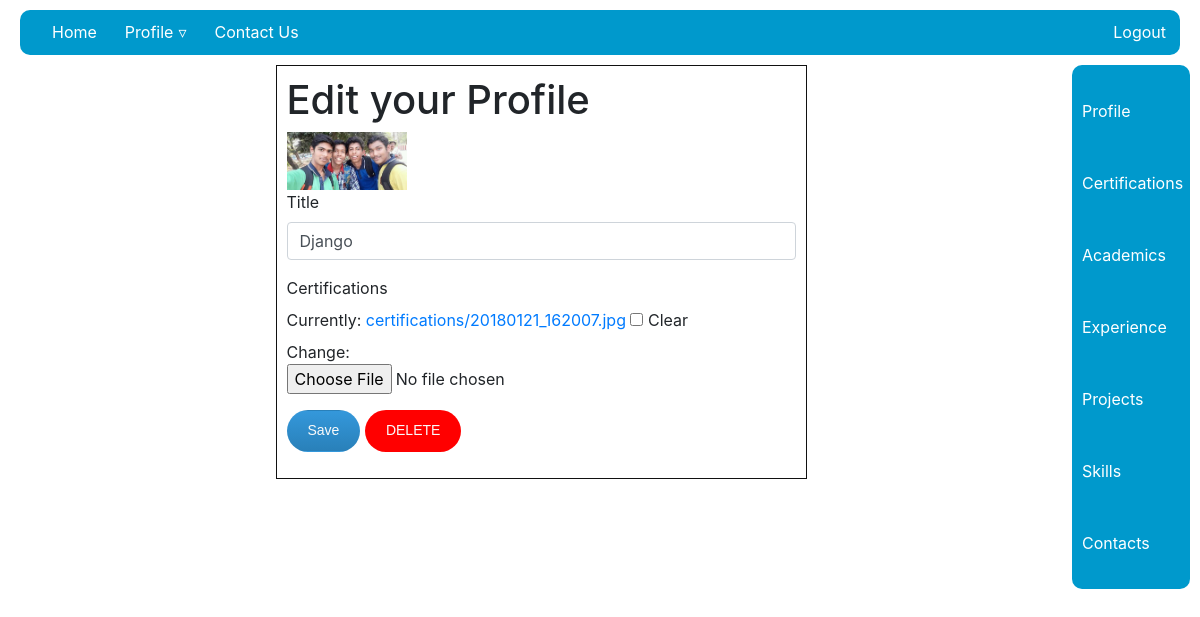
/profile_edit/1/?r=certification (signed in), run on the app's committed database.
### prof_details/models.py (models this page shows)
class Profile(models.Model):
    user = models.OneToOneField(User, on_delete=models.CASCADE)
    headline = models.TextField(max_length=50, null=True, blank=True)
    avatar = models.ImageField(upload_to='avatar/', default='avatar.png')
    bio = models.TextField(max_length=500, null=True, blank=True)
    gender = models.CharField(choices=[('m','Male'),('f','Female')], max_length=1, null=True, blank=True)
    age = models.IntegerField(validators=[MinValueValidator(18),], null=True, blank=True)

class Certifications(models.Model):
    user = models.ForeignKey(User, on_delete=models.CASCADE)
    title =  models.CharField(max_length=20, null=True, blank=True)
    certifications = models.FileField(upload_to='certifications/' ,null=True, blank=True)

### prof_details/views.py (the view, shortened to what this page needs)
# urls.py: path('profile_edit/', login_required(views.ProfileEditDetails.as_view(),login_url='login'), name='edit_profile'),
class ProfileEditDetails(View):
    page = 'edit'
    context = {'page': page}
    def select_form(self, req_post=None, req_files=None, id=None, f=False):
        r = self.request.GET.get('r')
        profile = Profile.objects.get(user = self.request.user)
        self.context.update({'profile':profile, 'r':r})
        if r == 'profile':
            form = ProfileEditForm(req_post, req_files, instance = profile)
            return form
        elif r == 'certification':
            form = CertificationsEditForm(req_post, req_files, initial={'user':self.request.user})
            if id==None and not f:
                certifications = Certifications.objects.filter(user=self.request.user)
                return certifications
            elif id:
                certifications = Certifications.objects.get(id=id)
                form = CertificationsEditForm(req_post, req_files ,instance=certifications)
                return form
            return form
    def get(self, request, *args, **kwargs):
        self.context.update({'r':self.request.GET.get('r')})
        if not self.request.GET.get('d') and not self.request.GET.get('a'):
            if kwargs.get('pk'):
                form = self.select_form(id= kwargs.get('pk'))
            else:
                """Form rendered only for profile page"""
                form = self.select_form()
            self.context.update({'form':form})
            return render(request, 'prof_details/profile.html', self.context)
        elif self.request.GET.get('d'):
            """Detailed list page """
            obj = self.select_form()
            self.context.update({'obj':obj})
            return render(request, 'prof_details/details_list.html', self.context)
        elif self.request.GET.get('a'):
            """Form rendered after user requests for add"""
            form = self.select_form(f=True)
            print('form')
            self.context.update({'form':form})
            return render(request, 'prof_details/profile.html', self.context)

### prof_details/forms.py
class CertificationsEditForm(forms.ModelForm):
    class Meta:
        model = Certifications
        fields = '__all__'
        widgets  =  {'user': HiddenInput()}

### prof_details/templates/prof_details/profile.html (shortened to what this page needs)
{% extends 'main.html' %}
{% load crispy_forms_tags %}
{% block content %}
{% if page == 'edit' %}
    <div class="profile-edit">
        <div class="left">
            <div class="edit-form">
                <h1>Edit your Profile</h1>
                <img src="{{profile.avatar.url}}" width="120"/>
                <br>
                <form action="" method="POST" enctype='multipart/form-data'>
                    {{form|crispy}}
                    <input type="submit" value="Save" class="btn">
                    {% if request.GET.r != 'profile' %}
                        {% if form.instance.id %}
                            <a class="btn" href="{% url 'delete' form.instance.id %}?r={{r}}" style="background: red;">DELETE</a>
                        {% elif form.id %}
                            <a class="btn" href="{% url 'delete' form.id %}?r={{r}}" style="background: red;">DELETE</a>
                        {% endif %}
                    {% endif %}
                </form>
            </div>
        </div>
            <div class="right">
                <ul>
                    <li><a href="?r=profile">Profile</a></li>
                    <li><a href="{% url 'detail'  %}?r=certification&d=details">Certifications</a></li>
                    <li><a href="{% url 'detail'  %}?r=academics&d=details">Academics</a></li>
                    <li><a href="{% url 'detail'  %}?r=experience&d=details">Experience</a></li>
                    <li><a href="{% url 'detail'  %}?r=projects&d=details">Projects</a></li>
                    <li><a href="{% url 'detail'  %}?r=skills&d=details">Skills</a></li>
                    <li><a href="{% url 'detail'  %}?r=contacts&d=details">Contacts</a></li>
                </ul>
            </div>
    </div>
{% endif %}
{% endblock content %}

### static/style/main.css (style rules this page uses)
body { margin: 10px; }
.btn { background: #3498db; background-image: -webkit-linear-gradient(top, #3498db, #2980b9); background-image: -moz-linear-gradient(top, #3498db, #2980b9); background-image: -ms-linear-gradient(top, #3498db, #2980b9); background-image: -o-linear-gradient(top, #3498db, #2980b9); background-image: linear-gradient(to bottom, #3498db, #2980b9); -webkit-border-radius: 26; -moz-border-radius: 26; border-radius: 26px; font-family: Arial; color: #fafafa; font-size: 14px; padding: 9px 20px 10px 20px; text-decoration: none; }
.profile-edit { display: grid; grid-template-columns: 9fr 1fr; }
.profile-edit .right { display: block; background-color: #0099cc; height: fit-content; width: 100%; border-radius: 10px; padding: 10px 0px; }
.profile-edit .right ul { padding: 0px 0px; margin: 0px; }
.profile-edit .right li { float: left; display: inline; width: 100%; position: relative; }
.profile-edit .right li a { display: block; text-decoration: none; color: #FFF; list-style: none; padding: 14px 0px; margin: 10px 0px; padding-left: 10px; }
.edit-form { display: block; margin-left: auto; margin-right: auto; width: 50%; border: 1px solid #111; padding: 10px; }

### data on the page
Profile: avatar (picture)
Certifications: title "Django"
